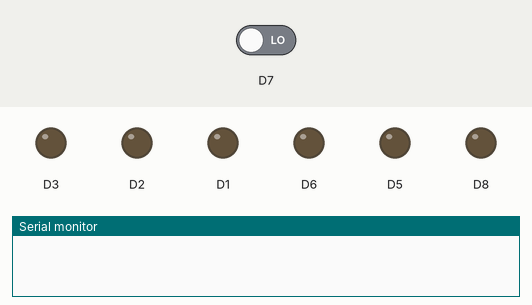
Recording of a sketch running on a simulated ESP8266 (NodeMCU). Parts: output pins drawn as LEDs (lit = HIGH), the last lines printed to the serial monitor. Inputs (shaded band) come from the test bench; at power-on: D7 LOW. WiFi joins after 1.5 s; servers stay silent unless stated; random numbers use the default seed unless the sketch sets one; no MQTT or app messages arrive unless stated.

Above: at 0.1 s.
At 3.2 s:
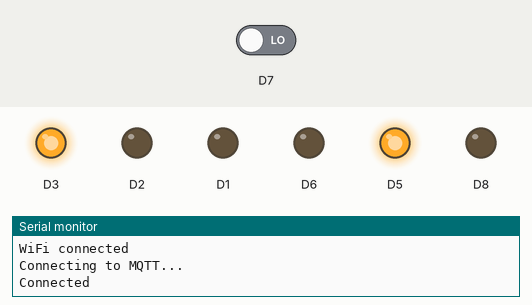
3.3 s: D7 driven HIGH
At 4.6 s:
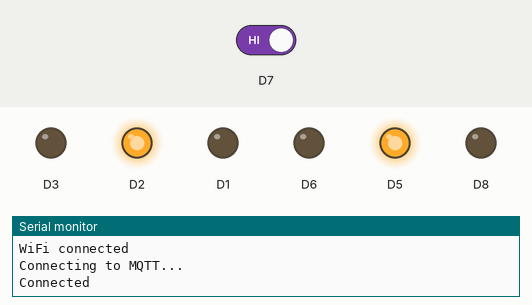
Timing chart, 0 to 61.8 s (numbered marks = the images above; inputs shaded):
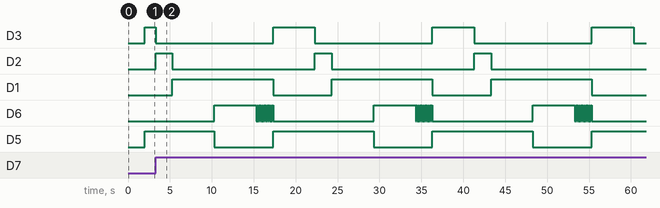

Measured:
- by itself, D3: alternates HIGH for 5.0 s and LOW for 14.0 s
- by itself, D2: alternates HIGH for 2.0 s and LOW for 17.0 s
- by itself, D1, D5: alternates HIGH for 12.0 s and LOW for 7.0 s
- by itself, D6: repeats every 19.0 s: 10 × (LOW 0.10 s, HIGH 0.10 s), LOW 12.0 s, HIGH 5.0 s

The sketch:

TLC_iot.ino
```cpp
//connected libraries
#include <ESP8266WiFi.h>
#include <PubSubClient.h>
//WiFi and MQTT settings
const char* ssid = "";
const char* password = "";
const char* mqttServer = "broker.emqx.io";
const int mqttPort = 1883;
const char* mqttTopic = "traffic_light/control";
const char* mqttResponseTopic = "traffic_light/response";
WiFiClient espClient; //object for connecting to a Wi-Fi network
PubSubClient client(espClient); //object to connect and interact with MQTT broker

class TrafficLightContext; // Forward declaration

//state
class TrafficLightState {
public:
  //method in each specific state
  virtual void update(TrafficLightContext& trafficContext) = 0;
};

//specific states(RegulatedState)
class RegulatedState : public TrafficLightState {
public:
  void update(TrafficLightContext& trafficContext) override;
};

//specific states(UnregulatedState)
class UnregulatedState : public TrafficLightState {
public:
  void update(TrafficLightContext& trafficContext) override;
};

//setting the traffic light
class TrafficLightContext {
public:
  const int redCar; //pin for red light for car
  const int yellowCar; //pin for yellow light for car
  const int greenCar; //pin for green light for car
  const int redPed; //pin for red light for pedestrian
  const int greenPed; //pin for green light for pedestrian
  const int button; //pin for button
  const int buzzer; //pin for buzzer
  TrafficLightState* currentState; //current traffic light status
  const int crossTime; //road crossing time
  unsigned long changeTime; //last state change time
  bool yellowCarWorking; //yellow light operability
  unsigned long lastChange; //local variable saves last action time

  //constructor
  TrafficLightContext(int pinRedCar, int pinYellowCar, int pinGreenCar, int pinRedPed, int pinGrennPed, int pinButton, int pinBuzzer) : currentState(new RegulatedState()),
  redCar(pinRedCar), yellowCar(pinYellowCar), greenCar(pinGreenCar), redPed(pinRedPed), greenPed(pinGrennPed), button(pinButton), buzzer(pinBuzzer), crossTime(5000), yellowCarWorking(false) {}

  //pin initialization
  void begin_setup() {
    Serial.begin(9600); //start the serial port
    pinMode(redCar, OUTPUT);
    pinMode(yellowCar, OUTPUT);
    pinMode(greenCar, OUTPUT);
    pinMode(redPed, OUTPUT);
    pinMode(greenPed, OUTPUT);
    pinMode(button, INPUT);
    pinMode(buzzer, OUTPUT);
    digitalWrite(buzzer, LOW);
    digitalWrite(greenCar, HIGH); //starting position - green for auto
    digitalWrite(redPed, HIGH); //starting position - red for pedestrians
    changeTime = millis(); //remember the current time
    lastChange = millis(); //local variable saves last action time
  }
  //change the current state
  void setState(TrafficLightState* state) {
    if (currentState) delete currentState; //delete the previous state to avoid memory leakage
    currentState = state;
  }
  //function of calling the current state logic
  void handle() {
    if (currentState) currentState->update(*this);
  }
  //turn off all LEDs
  void allLightsOff() {
    digitalWrite(redCar, LOW); //turn off red for cars
    digitalWrite(yellowCar, LOW); //turn off yellow for cars
    digitalWrite(greenCar, LOW); //turn off green for cars
    digitalWrite(redPed, LOW); //turn off red for pedestrians
    digitalWrite(greenPed, LOW); //turn off green for pedestrians
  }
  //flashing green pedestrian light (end of transition phase)
  void flashGreenPed() {
    for (int x = 0; x < 10; x++) {
      digitalWrite(greenPed, LOW); //turn off green for pedestrians
      delay(100);
      digitalWrite(greenPed, HIGH); //turn on green for pedestrians
      delay(100);
    }
  }
  //yellow flashing - used in unregulated mode
  void flashYellowLight() {
    allLightsOff();
    for (int i = 0; i < 5; i++) {
      digitalWrite(yellowCar, HIGH); //turn on yellow for cars
      delay(300);
      digitalWrite(yellowCar, LOW); //turn off yellow for cars
      delay(300);
    }
  }
  //normal traffic light change
  void changeLights() {
    digitalWrite(redPed, HIGH); //starting position - red for pedestrians
    client.publish(mqttResponseTopic, "Changing the traffic signal...");
    digitalWrite(greenCar, LOW); //turn off green for cars
    yellowCarWorking = random(0, 2); //50/50 does yellow work
    if (yellowCarWorking == true) {
      digitalWrite(yellowCar, HIGH); //turn on yellow for cars
      client.publish(mqttResponseTopic, "Yellow light is working");
    } else {
      digitalWrite(yellowCar, LOW); //turn off yellow for cars
      client.publish(mqttResponseTopic, "Yellow light is defective. Skipping yellow...");
    }
    delay(2000);
    digitalWrite(yellowCar, LOW); //turn off yellow for cars
    digitalWrite(redCar, HIGH); //turn on car for cars
    client.publish(mqttResponseTopic, "Red light for cars");
    delay(crossTime); //road crossing time
    digitalWrite(redPed, LOW); //turn off car for pedestrians
    client.publish(mqttResponseTopic, "Green light for pedestrians");
    digitalWrite(greenPed, HIGH); //turn on green for pedestrians
    delay(crossTime); //road crossing time
    flashGreenPed(); //flashing green for pedestrians
    client.publish(mqttResponseTopic, "Green light for cars, red for pedestrians");
    digitalWrite(greenPed, LOW); //turn off green for pedestrians
    digitalWrite(redCar, LOW); //turn off car for cars
    digitalWrite(redPed, HIGH); //turn on car for pedestrians
    digitalWrite(greenCar, HIGH); //turn on green for cars
    delay(crossTime); //road crossing time
    changeTime = millis(); //remember the current time
  }
};

//implement the logic of each state
//RegulatedState
void RegulatedState::update(TrafficLightContext& trafficContext) {
   if (digitalRead(trafficContext.button) == HIGH || (millis() - trafficContext.changeTime) > trafficContext.crossTime) {
    if (digitalRead(trafficContext.button) == HIGH){
      client.publish(mqttResponseTopic, "Pedestrian pressed the button");
    }
    trafficContext.changeLights(); //normal traffic light change (no fault check)
  }
}

//UnregulatedState
void UnregulatedState::update(TrafficLightContext& trafficContext) {
  if (millis() - trafficContext.lastChange > trafficContext.crossTime) {
    trafficContext.lastChange = millis();
    trafficContext.yellowCarWorking = random(0, 2); //50/50 does yellow work
    if (trafficContext.yellowCarWorking == true) {
      client.publish(mqttResponseTopic, "Unregulated intersection - yellow light flashing");
      trafficContext.flashYellowLight(); //yellow flashing - used in unregulated mode
    } else {
      client.publish(mqttResponseTopic, "The yellow light is defective!");
      client.publish(mqttResponseTopic, "Unregulated intersection - all traffic lights are off");
      client.publish(mqttResponseTopic, "ATTENTION!!!!!!!!!!!");
      client.publish(mqttResponseTopic, "Attention to traffic signs");
      trafficContext.allLightsOff(); //turn off all LEDs
      client.publish(mqttResponseTopic, "Attention sound signal");
      //sound hazard signal
      for (int i = 0; i < 3; i++) {
        //internal loop to increase tone:
        for (int f = 400; f <= 1000; f += 10) {
          tone(trafficContext.buzzer, f);
          delay(10);
        }
        //inner loop for tone reduction
        for (int f = 1000; f >= 400; f -= 10) {
          tone(trafficContext.buzzer, f);
          delay(10);
        }
        noTone(trafficContext.buzzer); //mute
      }
    }
  }
}


//MQTT class
class MQTTHandler {
public:
  TrafficLightContext& trafficContext1; //link to a traffic light object (to change its states)
  //constructor
  MQTTHandler(TrafficLightContext& object) : trafficContext1(object) {}
  //client MQTT configuration
  void setup() {
    client.setServer(mqttServer, mqttPort); //set the address and port to connect to the MQTT broker
    //set a callback to process received messages
    client.setCallback([this](char* topic, byte* payload, unsigned int length) {
      String message = ""; //variable to save the received message
      //convert the received message from bytes to string
      for (unsigned int i = 0; i < length; i++) {
        message += (char)payload[i]; //convert bytes to characters and add them to the string
      }
      //change the traffic light mode
      if (message == "0") {
        trafficContext1.setState(new UnregulatedState()); //change the state to unregulated
        client.publish(mqttResponseTopic, "Operating mode - Unregulated intersection");
      } else if (message == "1") {
        trafficContext1.setState(new RegulatedState()); //change the state to adjustable
        client.publish(mqttResponseTopic, "Operation mode - Regulated intersection");
      }
    });
  }
  //connection to MQTT broker if connection is lost
  void reconnect() {
    //if the client is not connected
    while (!client.connected()) {
      Serial.println("Connecting to MQTT...");
      //connect to the broker with the identifier "ESP8266_Client"
      if (client.connect("ESP8266_Client")) {
        Serial.println("Connected");
        //subscribe to MQTT topic
        client.subscribe(mqttTopic);
      } else {
        delay(5000); //if the connection failed, wait 5 seconds and try again
      }
    }
  }
  //checking connection and receiving messages
  void loop() {
    //if the client is not connected
    if (!client.connected()) {
      //let's try to connect again
      reconnect();
    }
    client.loop(); //call the loop () function to process received messages
  }
};


//іnitializing an object with output settings and objects
TrafficLightContext trafficContext(D1, D2, D3, D5, D6, D7, D8);
MQTTHandler mqttHandler(trafficContext);


void setup() {
  //connection to Wi-Fi network
  WiFi.begin(ssid, password);
  while (WiFi.status() != WL_CONNECTED) {
    delay(1000);
    Serial.println("Connecting to WiFi...");
  }
  Serial.println("WiFi connected");
  trafficContext.begin_setup(); //set up a traffic light
  mqttHandler.setup(); //configure the MQTT client
}


void loop() {
  mqttHandler.loop(); //call for check connection to MQTT broker and message processing
  trafficContext.handle(); //call the update method of the current state
}
```
